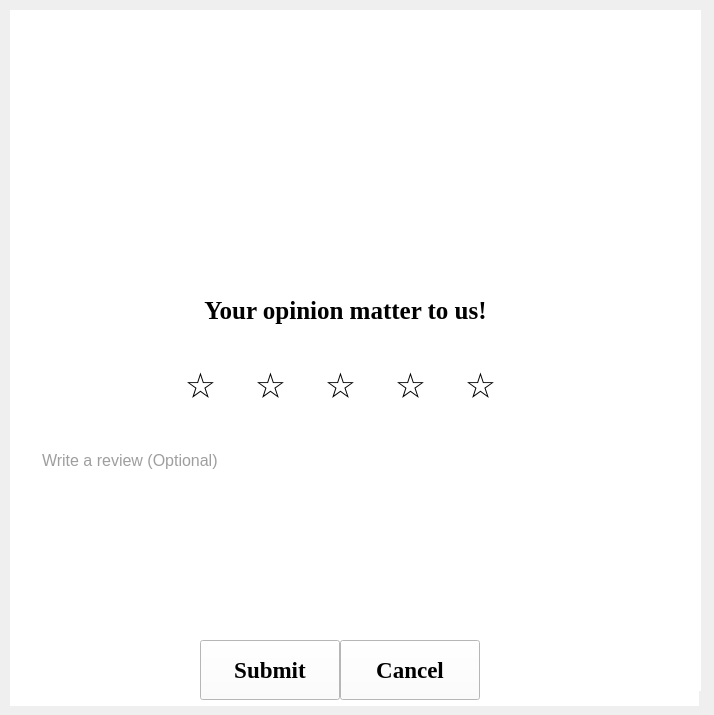
<?xml version="1.0" encoding="UTF-8"?>
<ui version="4.0">
 <class>Dialog</class>
 <widget class="QDialog" name="Dialog">
  <property name="geometry">
   <rect>
    <x>0</x>
    <y>0</y>
    <width>714</width>
    <height>715</height>
   </rect>
  </property>
  <property name="windowTitle">
   <string>Valy</string>
  </property>
  <property name="windowIcon">
   <iconset>
    <normaloff>../Images/ic_logo.jpg</normaloff>../Images/ic_logo.jpg</iconset>
  </property>
  <widget class="QWidget" name="verticalWidget" native="true">
   <property name="geometry">
    <rect>
     <x>10</x>
     <y>10</y>
     <width>691</width>
     <height>681</height>
    </rect>
   </property>
   <property name="styleSheet">
    <string notr="true">background-color: rgb(255, 255, 255);</string>
   </property>
   <layout class="QVBoxLayout" name="verticalLayout">
    <item>
     <widget class="QWidget" name="widget" native="true">
      <property name="styleSheet">
       <string notr="true">background-color: rgb(255, 255, 255);</string>
      </property>
      <widget class="QLabel" name="label">
       <property name="geometry">
        <rect>
         <x>220</x>
         <y>30</y>
         <width>231</width>
         <height>221</height>
        </rect>
       </property>
       <property name="text">
        <string/>
       </property>
       <property name="pixmap">
        <pixmap>../Images/ic_starrate.png</pixmap>
       </property>
       <property name="scaledContents">
        <bool>true</bool>
       </property>
      </widget>
      <widget class="QLabel" name="label_2">
       <property name="geometry">
        <rect>
         <x>70</x>
         <y>240</y>
         <width>531</width>
         <height>121</height>
        </rect>
       </property>
       <property name="font">
        <font>
         <family>Times New Roman</family>
         <pointsize>19</pointsize>
         <weight>75</weight>
         <bold>true</bold>
        </font>
       </property>
       <property name="styleSheet">
        <string notr="true">background-color: transparent</string>
       </property>
       <property name="text">
        <string>Your opinion matter to us!</string>
       </property>
       <property name="alignment">
        <set>Qt::AlignCenter</set>
       </property>
      </widget>
     </widget>
    </item>
   </layout>
  </widget>
  <widget class="QWidget" name="widget_2" native="true">
   <property name="geometry">
    <rect>
     <x>10</x>
     <y>370</y>
     <width>689</width>
     <height>336</height>
    </rect>
   </property>
   <property name="styleSheet">
    <string notr="true">background-color: rgb(255, 255, 255);</string>
   </property>
   <widget class="QPushButton" name="pushButton_4">
    <property name="geometry">
     <rect>
      <x>370</x>
      <y>-20</y>
      <width>61</width>
      <height>71</height>
     </rect>
    </property>
    <property name="font">
     <font>
      <pointsize>26</pointsize>
     </font>
    </property>
    <property name="styleSheet">
     <string notr="true">border: none
</string>
    </property>
    <property name="text">
     <string>☆</string>
    </property>
   </widget>
   <widget class="QPushButton" name="pushButton_5">
    <property name="geometry">
     <rect>
      <x>440</x>
      <y>-20</y>
      <width>61</width>
      <height>71</height>
     </rect>
    </property>
    <property name="font">
     <font>
      <pointsize>26</pointsize>
     </font>
    </property>
    <property name="styleSheet">
     <string notr="true">border: none
</string>
    </property>
    <property name="text">
     <string>☆</string>
    </property>
   </widget>
   <widget class="QPushButton" name="pushButton_3">
    <property name="geometry">
     <rect>
      <x>300</x>
      <y>-20</y>
      <width>61</width>
      <height>71</height>
     </rect>
    </property>
    <property name="font">
     <font>
      <pointsize>26</pointsize>
     </font>
    </property>
    <property name="styleSheet">
     <string notr="true">border: none
</string>
    </property>
    <property name="text">
     <string>☆</string>
    </property>
   </widget>
   <widget class="QPushButton" name="pushButton_1">
    <property name="geometry">
     <rect>
      <x>160</x>
      <y>-20</y>
      <width>61</width>
      <height>71</height>
     </rect>
    </property>
    <property name="font">
     <font>
      <pointsize>26</pointsize>
     </font>
    </property>
    <property name="styleSheet">
     <string notr="true">border: none
</string>
    </property>
    <property name="text">
     <string>☆</string>
    </property>
   </widget>
   <widget class="QPushButton" name="pushButton_2">
    <property name="geometry">
     <rect>
      <x>230</x>
      <y>-20</y>
      <width>61</width>
      <height>71</height>
     </rect>
    </property>
    <property name="font">
     <font>
      <pointsize>26</pointsize>
     </font>
    </property>
    <property name="styleSheet">
     <string notr="true">border: none
</string>
    </property>
    <property name="text">
     <string>☆</string>
    </property>
   </widget>
   <widget class="QWidget" name="widget_3" native="true">
    <property name="geometry">
     <rect>
      <x>10</x>
      <y>50</y>
      <width>671</width>
      <height>211</height>
     </rect>
    </property>
    <property name="styleSheet">
     <string notr="true">border-color: none;
border-radius: 10px;</string>
    </property>
    <widget class="QWidget" name="widget_4" native="true">
     <property name="geometry">
      <rect>
       <x>50</x>
       <y>220</y>
       <width>591</width>
       <height>61</height>
      </rect>
     </property>
    </widget>
    <widget class="QLineEdit" name="lineEdit">
     <property name="geometry">
      <rect>
       <x>20</x>
       <y>30</y>
       <width>631</width>
       <height>151</height>
      </rect>
     </property>
     <property name="font">
      <font>
       <family>Arial</family>
       <pointsize>12</pointsize>
       <weight>50</weight>
       <bold>false</bold>
      </font>
     </property>
     <property name="autoFillBackground">
      <bool>false</bool>
     </property>
     <property name="styleSheet">
      <string notr="true">border-color: rgb(229, 229, 229);
border-radius: 10px;
font: 12pt &quot;Arial&quot;;
COLOR:rgb(62, 62, 62)</string>
     </property>
     <property name="text">
      <string/>
     </property>
     <property name="alignment">
      <set>Qt::AlignLeading|Qt::AlignLeft|Qt::AlignTop</set>
     </property>
     <property name="placeholderText">
      <string>Write a review (Optional)</string>
     </property>
     <property name="cursorMoveStyle">
      <enum>Qt::LogicalMoveStyle</enum>
     </property>
    </widget>
   </widget>
   <widget class="QPushButton" name="pushButtonLogOut">
    <property name="geometry">
     <rect>
      <x>190</x>
      <y>270</y>
      <width>140</width>
      <height>60</height>
     </rect>
    </property>
    <property name="font">
     <font>
      <family>Times New Roman</family>
      <pointsize>17</pointsize>
      <weight>75</weight>
      <bold>true</bold>
     </font>
    </property>
    <property name="styleSheet">
     <string notr="true">
QPushButton {
    background-color: rgb(255, 255, 255);
    border-radius: 10px;
    padding: 5px;
}

QPushButton:hover{
    background-color: rgba(231, 230, 230, 252); 
    color: black;
};

</string>
    </property>
    <property name="text">
     <string>Submit</string>
    </property>
    <property name="icon">
     <iconset>
      <normaloff>../Images/ic_send.png</normaloff>../Images/ic_send.png</iconset>
    </property>
    <property name="iconSize">
     <size>
      <width>20</width>
      <height>20</height>
     </size>
    </property>
   </widget>
   <widget class="QPushButton" name="pushButtonLogOut_2">
    <property name="geometry">
     <rect>
      <x>330</x>
      <y>270</y>
      <width>140</width>
      <height>60</height>
     </rect>
    </property>
    <property name="font">
     <font>
      <family>Times New Roman</family>
      <pointsize>17</pointsize>
      <weight>75</weight>
      <bold>true</bold>
     </font>
    </property>
    <property name="styleSheet">
     <string notr="true">
QPushButton {
    background-color: rgb(255, 255, 255);
    border-radius: 10px;
    padding: 5px;
}

QPushButton:hover{
    background-color: rgba(231, 230, 230, 252); 
    color: black;
};

</string>
    </property>
    <property name="text">
     <string>Cancel</string>
    </property>
    <property name="icon">
     <iconset>
      <normaloff>../Images/ic_cancel.png</normaloff>../Images/ic_cancel.png</iconset>
    </property>
   </widget>
  </widget>
 </widget>
 <resources/>
 <connections/>
</ui>
